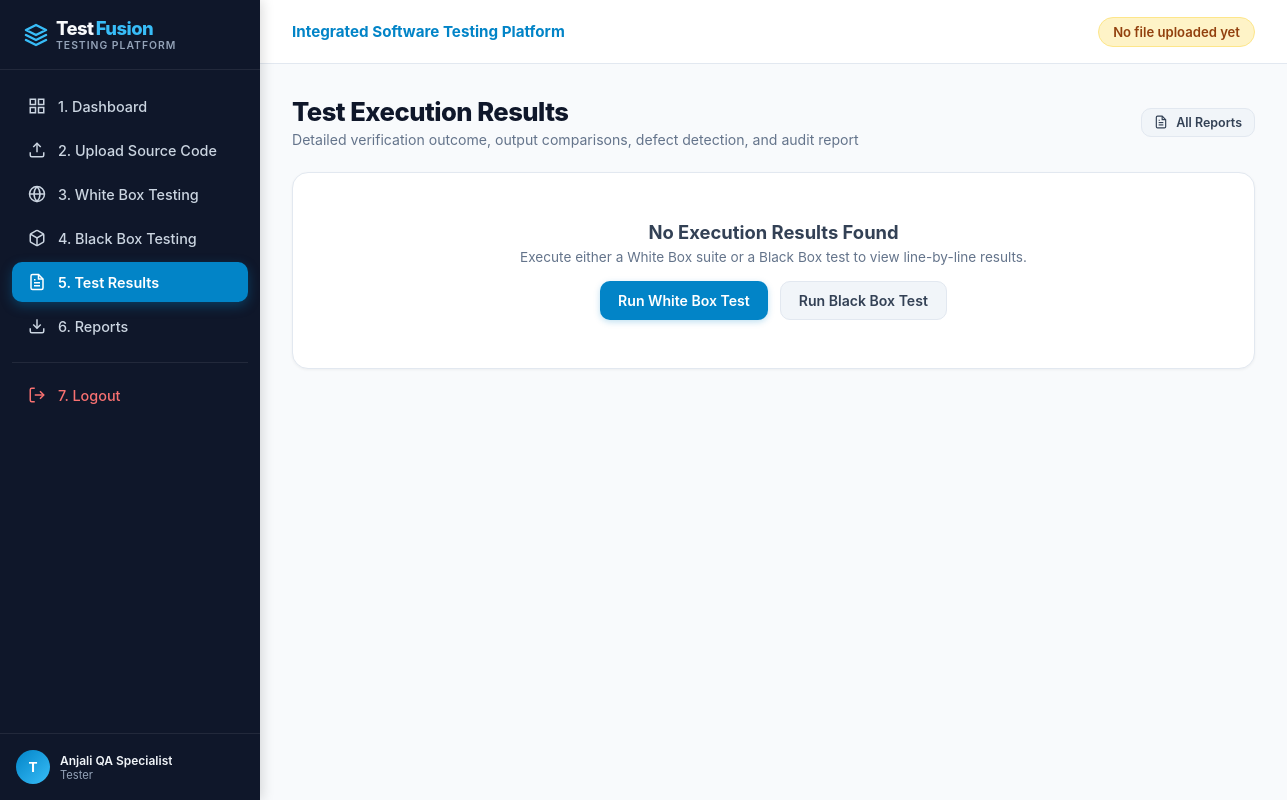
/results/5 (signed in), run on an earlier commit of the app's database.
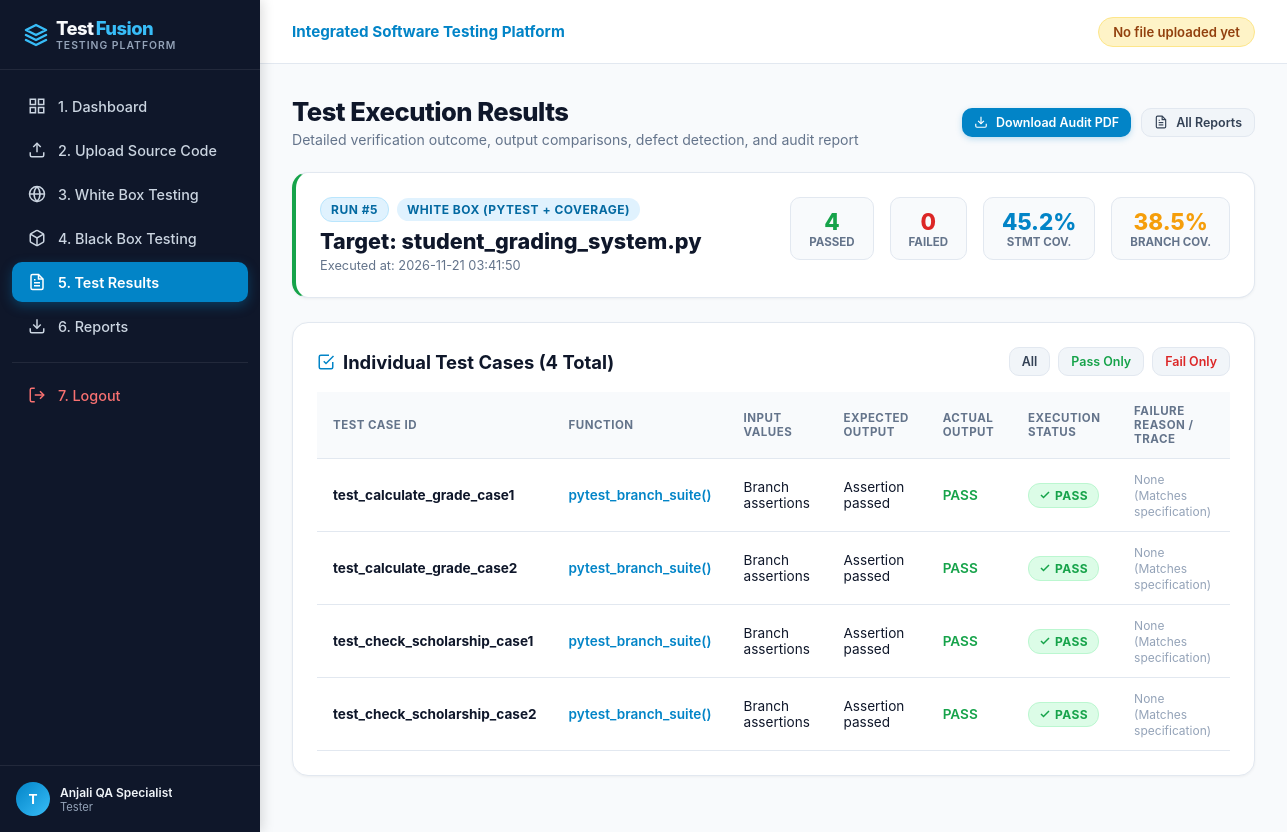
And on a later commit of the database.
### tables this page shows
CREATE TABLE users (
    id INTEGER PRIMARY KEY AUTOINCREMENT,
    username TEXT UNIQUE NOT NULL,
    email TEXT UNIQUE NOT NULL,
    password_hash TEXT NOT NULL,
    full_name TEXT NOT NULL,
    role TEXT DEFAULT 'Tester',
    created_at TIMESTAMP DEFAULT CURRENT_TIMESTAMP
);

CREATE TABLE test_executions (
    id INTEGER PRIMARY KEY AUTOINCREMENT,
    user_id INTEGER NOT NULL,
    file_id INTEGER,
    test_type TEXT NOT NULL,
    total_tests INTEGER DEFAULT 0,
    passed_tests INTEGER DEFAULT 0,
    failed_tests INTEGER DEFAULT 0,
    statement_coverage REAL DEFAULT 0.0,
    branch_coverage REAL DEFAULT 0.0,
    total_statements INTEGER DEFAULT 0,
    covered_statements INTEGER DEFAULT 0,
    total_branches INTEGER DEFAULT 0,
    covered_branches INTEGER DEFAULT 0,
    duration_ms INTEGER DEFAULT 0,
    executed_lines TEXT DEFAULT '[]',
    missing_lines TEXT DEFAULT '[]',
    uncovered_branches TEXT DEFAULT '[]',
    pdf_report_path TEXT,
    executed_at TIMESTAMP DEFAULT CURRENT_TIMESTAMP,
    FOREIGN KEY (user_id) REFERENCES users(id) ON DELETE CASCADE,
    FOREIGN KEY (file_id) REFERENCES uploaded_files(id) ON DELETE SET NULL
);

CREATE TABLE uploaded_files (
    id INTEGER PRIMARY KEY AUTOINCREMENT,
    user_id INTEGER NOT NULL,
    filename TEXT NOT NULL,
    filepath TEXT NOT NULL,
    file_content TEXT NOT NULL,
    file_size INTEGER NOT NULL,
    uploaded_at TIMESTAMP DEFAULT CURRENT_TIMESTAMP,
    FOREIGN KEY (user_id) REFERENCES users(id) ON DELETE CASCADE
);

CREATE TABLE test_results (
    id INTEGER PRIMARY KEY AUTOINCREMENT,
    execution_id INTEGER NOT NULL,
    test_case_id TEXT NOT NULL,
    function_name TEXT,
    test_type TEXT NOT NULL,
    input_values TEXT,
    expected_output TEXT,
    actual_output TEXT,
    status TEXT NOT NULL,
    error_message TEXT,
    execution_time_ms REAL DEFAULT 0.0,
    FOREIGN KEY (execution_id) REFERENCES test_executions(id) ON DELETE CASCADE
);

### app.py (the view, shortened to what this page needs)
@app.route('/results')
@app.route('/results/<int:execution_id>')
@login_required
def results(execution_id=None):
    user_id = session['user_id']
    conn = get_db_connection()
    if execution_id:
        execution = conn.execute("""
            SELECT e.*, f.filename
            FROM test_executions e
            LEFT JOIN uploaded_files f ON e.file_id = f.id
            WHERE e.id = ? AND e.user_id = ?
        """, (execution_id, user_id)).fetchone()
    test_rows = []
    if execution:
        test_rows = conn.execute("""
            SELECT * FROM test_results
            WHERE execution_id = ?
            ORDER BY id ASC
        """, (execution['id'],)).fetchall()
    conn.close()
    return render_template(
        'results.html',
        execution=execution,
        results=test_rows
    )

### templates/results.html (shortened to what this page needs)
{% extends "base.html" %}
{% block content %}
<div class="page-header">
    <div>
        <h1 class="page-title">Test Execution Results</h1>
        <p class="page-subtitle">Detailed verification outcome, output comparisons, defect detection, and audit report</p>
    </div>
    <div style="display: flex; gap: 10px;">
        {% if execution and execution['pdf_report_path'] %}
        <a href="{{ url_for('download_report', execution_id=execution['id']) }}" class="btn btn-primary btn-sm">
            <svg width="14" height="14" viewBox="0 0 24 24" fill="none" stroke="currentColor" stroke-width="2"><path d="M21 15v4a2 2 0 0 1-2 2H5a2 2 0 0 1-2-2v-4"></path><polyline points="7 10 12 15 17 10"></polyline><line x1="12" y1="15" x2="12" y2="3"></line></svg>
            Download Audit PDF
        </a>
        {% endif %}
        <a href="{{ url_for('reports') }}" class="btn btn-secondary btn-sm">
            All Reports
        </a>
    </div>
</div>
{% if not execution %}
<div class="content-card" style="text-align: center; padding: 48px;">
    <h3 style="font-size: 1.15rem; font-weight: 700; color: #334155;">No Execution Results Found</h3>
    <p style="font-size: 0.85rem; color: #64748b; margin-top: 6px;">Execute either a White Box suite or a Black Box test to view line-by-line results.</p>
    <div style="display: flex; justify-content: center; gap: 12px; margin-top: 16px;">
        <a href="{{ url_for('whitebox') }}" class="btn btn-primary">Run White Box Test</a>
        <a href="{{ url_for('blackbox') }}" class="btn btn-secondary">Run Black Box Test</a>
    </div>
</div>
{% else %}
<div class="content-card" style="border-left: 4px solid {% if execution['failed_tests'] > 0 %}#dc2626{% else %}#16a34a{% endif %};">
    <div style="display: flex; justify-content: space-between; align-items: flex-start; flex-wrap: wrap; gap: 16px;">
        <div>
            <div style="display: flex; align-items: center; gap: 8px; margin-bottom: 6px;">
                <span class="badge badge-info">Run #{{ execution['id'] }}</span>
                {% if execution['test_type'] == 'WHITE_BOX' %}
                    <span class="badge" style="background:#e0f2fe; color:#0369a1;">White Box (Pytest + Coverage)</span>
                {% elif execution['test_type'] == 'BLACK_BOX_FILE' %}
                    <span class="badge" style="background:#e0e7ff; color:#4338ca;">Black Box (File Suite)</span>
                {% else %}
                    <span class="badge" style="background:#f3e8ff; color:#7e22ce;">Black Box (Manual Test)</span>
                {% endif %}
            </div>
            <h2 style="font-size: 1.35rem; font-weight: 800; color: #0f172a;">
                Target: {{ execution['filename'] or 'N/A' }}
            </h2>
            <div style="font-size: 0.8rem; color: #64748b; margin-top: 4px;">
                Executed at: {{ execution['executed_at'] }}
            </div>
        </div>
        <div style="display: flex; gap: 16px; align-items: center;">
            <div style="text-align: center; padding: 10px 18px; background: #f8fafc; border-radius: var(--radius-md); border: 1px solid var(--border-color);">
                <div style="font-size: 1.4rem; font-weight: 800; color: #16a34a;">{{ execution['passed_tests'] }}</div>
                <div style="font-size: 0.72rem; color: #64748b; font-weight: 700; text-transform: uppercase;">Passed</div>
            </div>
            <div style="text-align: center; padding: 10px 18px; background: #f8fafc; border-radius: var(--radius-md); border: 1px solid var(--border-color);">
                <div style="font-size: 1.4rem; font-weight: 800; color: #dc2626;">{{ execution['failed_tests'] }}</div>
                <div style="font-size: 0.72rem; color: #64748b; font-weight: 700; text-transform: uppercase;">Failed</div>
            </div>
            {% if execution['test_type'] == 'WHITE_BOX' %}
            <div style="text-align: center; padding: 10px 18px; background: #f8fafc; border-radius: var(--radius-md); border: 1px solid var(--border-color);">
                <div style="font-size: 1.4rem; font-weight: 800; color: #0284c7;">{{ execution['statement_coverage'] | round(1) }}%</div>
                <div style="font-size: 0.72rem; color: #64748b; font-weight: 700; text-transform: uppercase;">Stmt Cov.</div>
            </div>
            <div style="text-align: center; padding: 10px 18px; background: #f8fafc; border-radius: var(--radius-md); border: 1px solid var(--border-color);">
                <div style="font-size: 1.4rem; font-weight: 800; color: #f59e0b;">{{ execution['branch_coverage'] | round(1) }}%</div>
                <div style="font-size: 0.72rem; color: #64748b; font-weight: 700; text-transform: uppercase;">Branch Cov.</div>
            </div>
            {% endif %}
        </div>
    </div>
</div>
<div class="content-card">
    <div style="display: flex; justify-content: space-between; align-items: center; margin-bottom: 16px;">
        <h2 class="card-title" style="margin-bottom: 0;">
            <svg width="18" height="18" viewBox="0 0 24 24" fill="none" stroke="#0284c7" stroke-width="2"><polyline points="9 11 12 14 22 4"></polyline><path d="M21 12v7a2 2 0 0 1-2 2H5a2 2 0 0 1-2-2V5a2 2 0 0 1 2-2h11"></path></svg>
            Individual Test Cases ({{ results | length }} Total)
        </h2>
        <div style="display: flex; gap: 8px;">
            <button class="btn btn-secondary btn-sm" onclick="filterTable('all')">All</button>
            <button class="btn btn-secondary btn-sm" onclick="filterTable('PASS')" style="color: #16a34a;">Pass Only</button>
            <button class="btn btn-secondary btn-sm" onclick="filterTable('FAIL')" style="color: #dc2626;">Fail Only</button>
        </div>
    </div>
    <div class="table-responsive">
        <table class="custom-table" id="resultsTable">
            <thead>
                <tr>
                    <th>Test Case ID</th>
                    <th>Function</th>
                    <th>Input Values</th>
                    <th>Expected Output</th>
                    <th>Actual Output</th>
                    <th>Execution Status</th>
                    <th>Failure Reason / Trace</th>
                </tr>
            </thead>
            <tbody>
                {% for r in results %}
                <tr data-status="{{ r['status'] }}">
                    <td><b>{{ r['test_case_id'] }}</b></td>
                    <td><code style="color: #0284c7; font-weight: 600;">{{ r['function_name'] }}()</code></td>
                    <td><code>{{ r['input_values'] }}</code></td>
                    <td><code>{{ r['expected_output'] }}</code></td>
                    <td>
                        <code style="font-weight: 600; color: {% if r['status'] == 'PASS' %}#16a34a{% else %}#dc2626{% endif %};">
                            {{ r['actual_output'] }}
                        </code>
                    </td>
                    <td>
                        {% if r['status'] == 'PASS' %}
                            <span class="badge badge-pass">
                                <svg width="12" height="12" viewBox="0 0 24 24" fill="none" stroke="currentColor" stroke-width="3"><polyline points="20 6 9 17 4 12"></polyline></svg>
                                PASS
                            </span>
                        {% else %}
                            <span class="badge badge-fail">
                                <svg width="12" height="12" viewBox="0 0 24 24" fill="none" stroke="currentColor" stroke-width="3"><line x1="18" y1="6" x2="6" y2="18"></line><line x1="6" y1="6" x2="18" y2="18"></line></svg>
                                FAIL
                            </span>
                        {% endif %}
                    </td>
                    <td>
                        {% if r['status'] == 'FAIL' %}
                            <span style="color: #dc2626; font-size: 0.75rem; font-weight: 500;">
                                {{ r['error_message'] or 'Output mismatch' }}
                            </span>
                        {% else %}
                            <span style="color: #94a3b8; font-size: 0.75rem;">None (Matches specification)</span>
                        {% endif %}
                    </td>
                </tr>
                {% else %}
                <tr>
                    <td colspan="7" style="text-align: center; color: #94a3b8; padding: 24px;">
                        No individual test case results stored for this execution.
                    </td>
                </tr>
                {% endfor %}
            </tbody>
        </table>
    </div>
</div>
{% endif %}
{% endblock %}

### templates/base.html (shortened to what this page needs)
<!DOCTYPE html>
<html lang="en">
<head>
    <link rel="stylesheet" href="{{ url_for('static', filename='css/style.css') }}">
</head>
<body>
    <aside class="sidebar">
        <div class="sidebar-brand">
            <div>
                Test<span class="highlight">Fusion</span>
                <span class="sidebar-brand-subtitle">Testing Platform</span>
            </div>
        </div>
        <ul class="sidebar-menu">
            <li>
                <a href="{{ url_for('dashboard') }}" class="sidebar-link {% if request.endpoint == 'dashboard' %}active{% endif %}">
                    <svg viewBox="0 0 24 24" fill="none" stroke="currentColor" stroke-width="2"><rect x="3" y="3" width="7" height="7"></rect><rect x="14" y="3" width="7" height="7"></rect><rect x="14" y="14" width="7" height="7"></rect><rect x="3" y="14" width="7" height="7"></rect></svg>
                    <span>1. Dashboard</span>
                </a>
            </li>
            <li>
                <a href="{{ url_for('upload') }}" class="sidebar-link {% if request.endpoint == 'upload' %}active{% endif %}">
                    <svg viewBox="0 0 24 24" fill="none" stroke="currentColor" stroke-width="2"><path d="M21 15v4a2 2 0 0 1-2 2H5a2 2 0 0 1-2-2v-4"></path><polyline points="17 8 12 3 7 8"></polyline><line x1="12" y1="3" x2="12" y2="15"></line></svg>
                    <span>2. Upload Source Code</span>
                </a>
            </li>
            <li>
                <a href="{{ url_for('whitebox') }}" class="sidebar-link {% if request.endpoint == 'whitebox' %}active{% endif %}">
                    <svg viewBox="0 0 24 24" fill="none" stroke="currentColor" stroke-width="2"><circle cx="12" cy="12" r="10"></circle><path d="M12 2a14.5 14.5 0 0 0 0 20 14.5 14.5 0 0 0 0-20"></path><path d="M2 12h20"></path></svg>
                    <span>3. White Box Testing</span>
                </a>
            </li>
            <li>
                <a href="{{ url_for('blackbox') }}" class="sidebar-link {% if request.endpoint == 'blackbox' %}active{% endif %}">
                    <span>4. Black Box Testing</span>
                </a>
            </li>
            <li>
                <a href="{{ url_for('results') }}" class="sidebar-link {% if request.endpoint == 'results' %}active{% endif %}">
                    <span>5. Test Results</span>
                </a>
            </li>
            <li>
                <a href="{{ url_for('reports') }}" class="sidebar-link {% if request.endpoint == 'reports' %}active{% endif %}">
                    <svg viewBox="0 0 24 24" fill="none" stroke="currentColor" stroke-width="2"><path d="M21 15v4a2 2 0 0 1-2 2H5a2 2 0 0 1-2-2v-4"></path><polyline points="7 10 12 15 17 10"></polyline><line x1="12" y1="15" x2="12" y2="3"></line></svg>
                    <span>6. Reports</span>
                </a>
            </li>
            <li style="margin-top: 16px; border-top: 1px solid rgba(255,255,255,0.08); padding-top: 12px;">
                <a href="{{ url_for('logout') }}" class="sidebar-link" style="color: #f87171;">
                    <svg viewBox="0 0 24 24" fill="none" stroke="currentColor" stroke-width="2"><path d="M9 21H5a2 2 0 0 1-2-2V5a2 2 0 0 1 2-2h4"></path><polyline points="16 17 21 12 16 7"></polyline><line x1="21" y1="12" x2="9" y2="12"></line></svg>
                    <span>7. Logout</span>
                </a>
            </li>
        </ul>
        <div class="sidebar-footer">
            <div class="user-badge">
                <div class="user-avatar">
                    {{ current_user['username'][0].upper() if current_user else 'U' }}
                </div>
                <div style="overflow: hidden;">
                    <div style="color: #f1f5f9; font-weight: 600; white-space: nowrap; text-overflow: ellipsis; overflow: hidden;">
                        {{ current_user['full_name'] if current_user else 'Guest User' }}
                    </div>
                    <div style="font-size: 0.7rem; color: #94a3b8;">{{ current_user['role'] if current_user else 'Tester' }}</div>
                </div>
            </div>
        </div>
    </aside>
    <div class="main-wrapper">
        <header class="top-navbar">
            <div style="display: flex; align-items: center; gap: 12px;">
                <span style="font-weight: 700; color: #0284c7; font-size: 0.95rem;">Integrated Software Testing Platform</span>
            </div>
            <div style="display: flex; align-items: center; gap: 16px;">
                {% if session.get('active_file_id') %}
                <div class="file-status-badge">
                    <span style="width: 8px; height: 8px; border-radius: 50%; background-color: #16a34a; display: inline-block;"></span>
                    <span>Target: <b>Python Active File</b></span>
                </div>
                {% else %}
                <div class="file-status-badge" style="background: #fef3c7; border-color: #fde68a; color: #92400e;">
                    <span>No file uploaded yet</span>
                </div>
                {% endif %}
            </div>
        </header>
        <main class="content-area">
            {% block content %}{% endblock %}
        </main>
    </div>
</body>
</html>

What changed in the data, as far as the page shows it:
added test_executions: id "5", executed_at "2026-11-21 03:41:50", passed_tests "4", failed_tests "0", statement_coverage "45.2", branch_coverage "38.5"
added uploaded_files: filename "student_grading_system.py"
added test_results: test_case_id "test_calculate_grade_case1", function_name "pytest_branch_suite", input_values "Branch assertions", expected_output "Assertion passed", actual_output "PASS", status "PASS" (drawn)
added test_results: test_case_id "test_calculate_grade_case2", function_name "pytest_branch_suite", input_values "Branch assertions", expected_output "Assertion passed", actual_output "PASS", status "PASS" (drawn)
added test_results: test_case_id "test_check_scholarship_case1", function_name "pytest_branch_suite", input_values "Branch assertions", expected_output "Assertion passed", actual_output "PASS", status "PASS" (drawn)
added test_results: test_case_id "test_check_scholarship_case2", function_name "pytest_branch_suite", input_values "Branch assertions", expected_output "Assertion passed", actual_output "PASS", status "PASS" (drawn)
Also different on the page:
{{ results | length }}: (not shown) → "4"
text no longer shown: "No Execution Results Found Execute either a White Box suite or a Black Box test to view line-by-line results. Run White Box Test Run Black Box Test"
text now shown: "Download Audit PDF RUN # WHITE BOX (PYTEST + COVERAGE) Target: Executed at: PASSED FAILED % STMT COV. % BRANCH COV. Individual Test Cases ( Total) All Pass Only Fail Only TEST CASE ID FUNCTION INPUT VALUES EXPECTED OUTPUT ACTUAL OUTPUT EXECUTION STATUS FAILURE REASON / TRACE"
